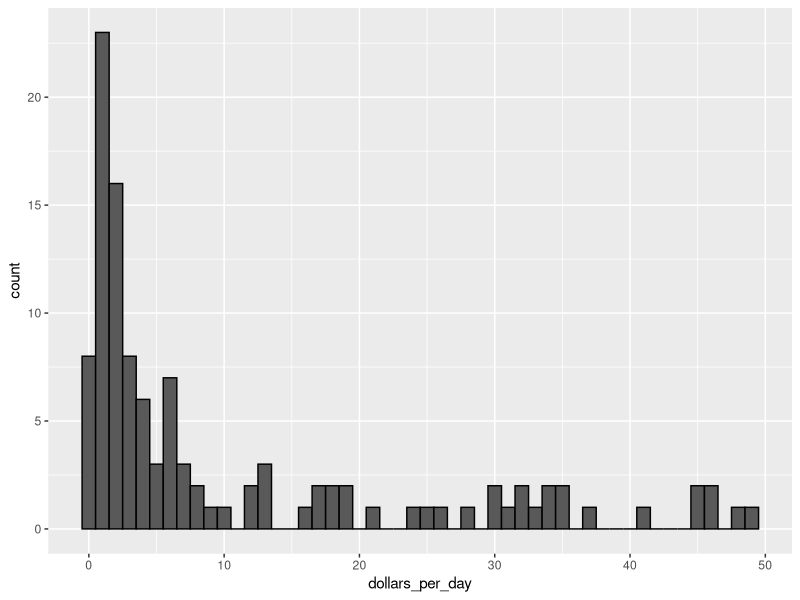
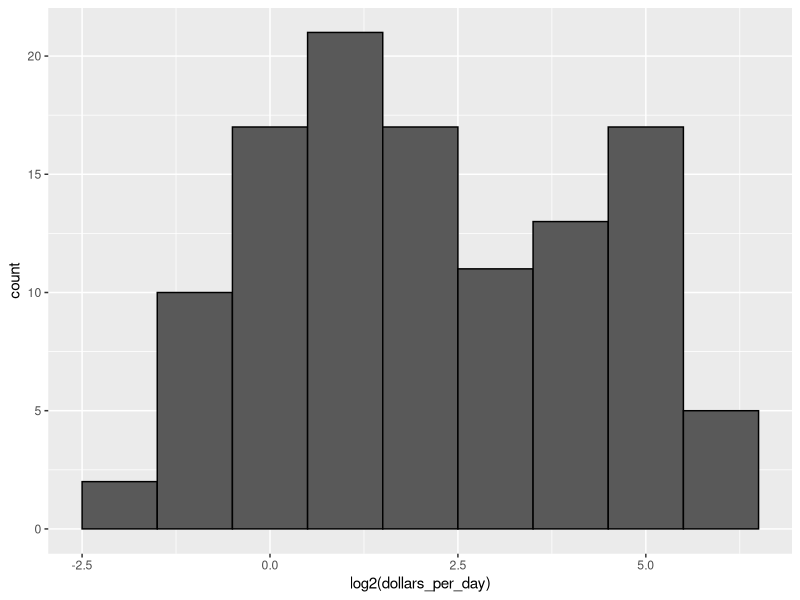
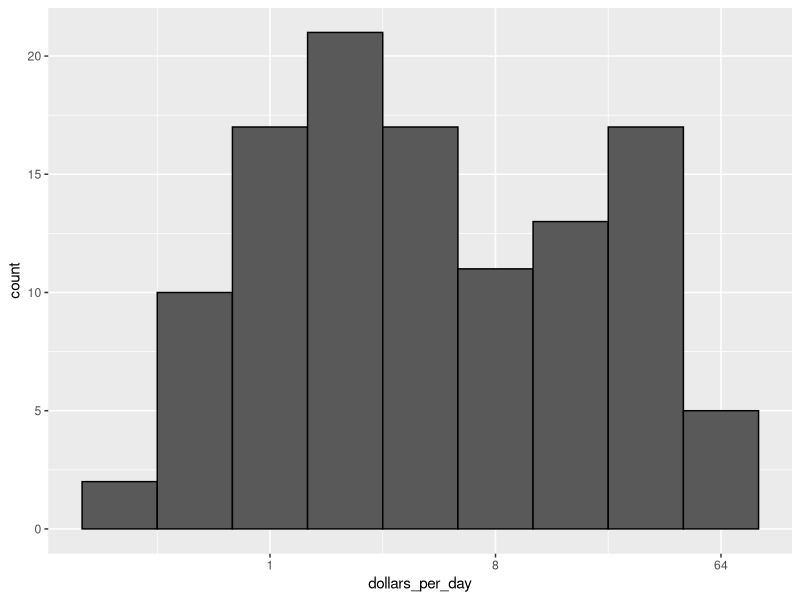

Reproduce these figures in R, in order.
library(dslabs)
library(tidyverse)
library(dplyr)
data(gapminder)
# add dollars per day variable
gapminder <- gapminder %>%
  mutate(dollars_per_day = gdp/population/365)

# histogram of dollars per day
past_year <- 1970
gapminder %>%
  filter(year == past_year & !is.na(gdp)) %>%
  ggplot(aes(dollars_per_day)) +
  geom_histogram(binwidth = 1, color = "black")
# Note in the plot generated above the counts are absolute
# i.e for 32 on x axis y axis value gives count of people earning $32 per day

# repeat histogram with log2 scaled data
gapminder %>%
  filter(year == past_year & !is.na(gdp)) %>%
  ggplot(aes(log2(dollars_per_day))) +
  geom_histogram(binwidth = 1, color = "black")
# Note in histogram with data scaled with log base 2 and bin width of 1
# Each bin represents range of values x to 2x 
# So on x axis where it says 5 corsponding y value is around 17
# this does not mean that 17 people earn $32 a day
# but this means no. of people earning b/w 16 to 32 dolar is 17 


# repeat histogram with log2 scaled x-axis
# note the values on x axis points are absolute values instead in log base2
gapminder %>%
  filter(year == past_year & !is.na(gdp)) %>%
  ggplot(aes(dollars_per_day)) +
  geom_histogram(binwidth = 1, color = "black") +
  scale_x_continuous(trans = "log2")
